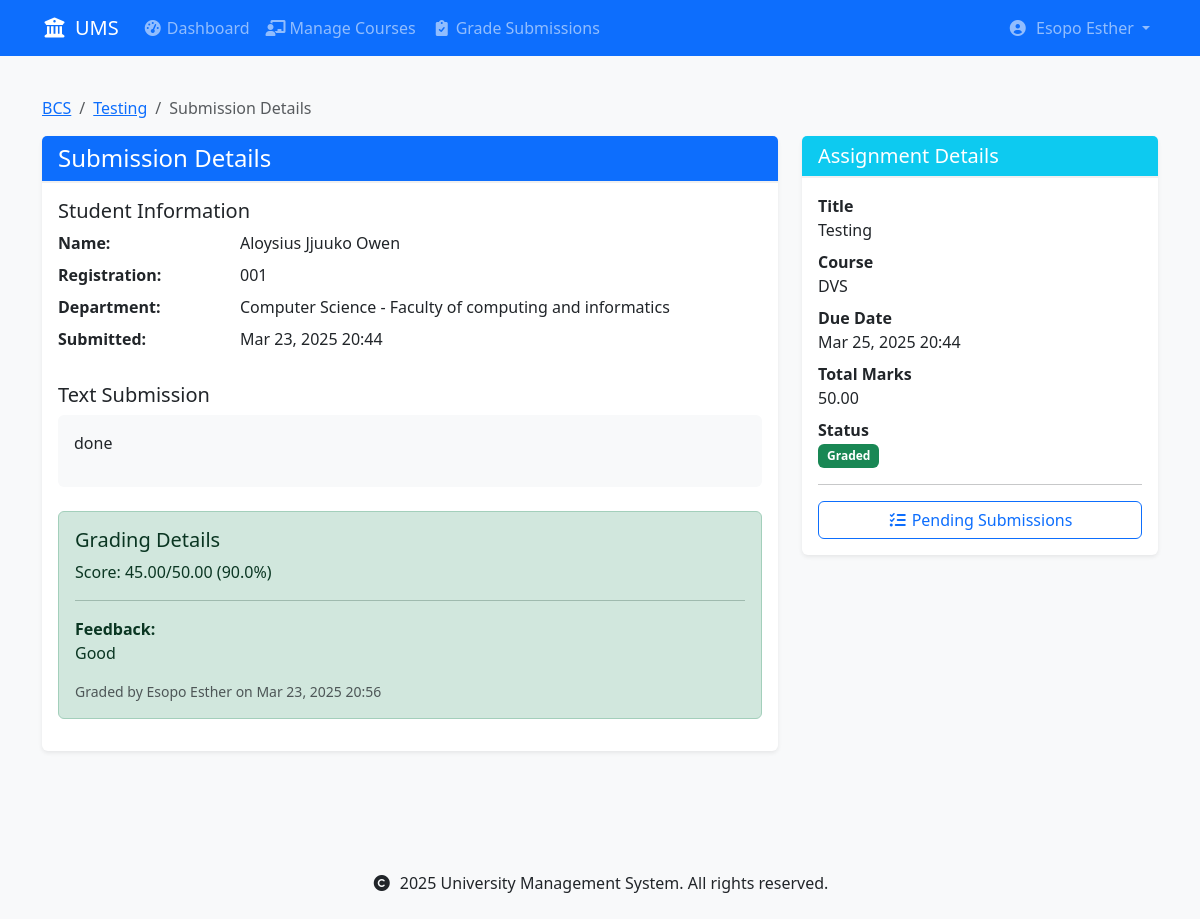
The page /assignments/submission/3/ (signed in) on the database its author committed.
### accounts/models.py (models this page shows, shortened)
class User(AbstractUser):
    USER_TYPE_CHOICES = [
        ('student', 'Student'),
        ('lecturer', 'Lecturer'),
    ]
    user_type = models.CharField(max_length=10, choices=USER_TYPE_CHOICES)
    registration_number = models.CharField(max_length=20, unique=True, null=True, blank=True)
    staff_number = models.CharField(max_length=20, unique=True, null=True, blank=True)
    department = models.ForeignKey('schools.Department', on_delete=models.SET_NULL, null=True)
    class Meta:
        db_table = 'accounts_user'
        verbose_name = 'User'
        verbose_name_plural = 'Users'
    def is_student(self):
        return self.user_type == 'student'
    def is_lecturer(self):
        return self.user_type == 'lecturer'

### assignments/models.py (models this page shows, shortened)
class Submission(models.Model):
    assignment = models.ForeignKey(
        Assignment,
        on_delete=models.CASCADE,
        related_name='submissions'
    )
    student = models.ForeignKey(
        settings.AUTH_USER_MODEL,
        on_delete=models.CASCADE,
        related_name='submissions',
        limit_choices_to={'user_type': 'student'}
    )
    content = models.TextField(
        help_text="Your response to the assignment",
        blank=True
    )
    file = models.FileField(
        upload_to=submission_file_path,
        null=True,
        blank=True,
        help_text="Upload your assignment file (PDF format only)",
    )
    submitted_at = models.DateTimeField(auto_now_add=True)
    marks = models.DecimalField(
        max_digits=5,
        decimal_places=2,
        null=True,
        blank=True,
        validators=[MinValueValidator(0)]
    )
    feedback = models.TextField(blank=True)
    graded_by = models.ForeignKey(
        settings.AUTH_USER_MODEL,
        on_delete=models.SET_NULL,
        null=True,
        blank=True,
        related_name='graded_submissions',
        limit_choices_to={'user_type': 'lecturer'}
    )
    graded_at = models.DateTimeField(null=True, blank=True)
    class Meta:
        unique_together = ['assignment', 'student']
        ordering = ['-submitted_at']
    def is_late(self):
        return self.submitted_at > self.assignment.due_date

class Assignment(models.Model):
    title = models.CharField(max_length=200)
    course = models.ForeignKey(
        'courses.Course',
        on_delete=models.CASCADE,
        related_name='assignments'
    )
    description = models.TextField()
    due_date = models.DateTimeField()
    total_marks = models.DecimalField(
        max_digits=5,
        decimal_places=2,
        validators=[MinValueValidator(0)]
    )
    created_at = models.DateTimeField(auto_now_add=True)
    created_by = models.ForeignKey(
        settings.AUTH_USER_MODEL,
        on_delete=models.CASCADE,
        related_name='created_assignments'
    )
    class Meta:
        ordering = ['-due_date']

### courses/models.py (models this page shows, shortened)
class Course(models.Model):
    code = models.CharField(max_length=10, unique=True)
    name = models.CharField(max_length=100)
    department = models.ForeignKey(
        'schools.Department',
        on_delete=models.CASCADE,
        related_name='courses'
    )
    lecturer = models.ForeignKey(
        settings.AUTH_USER_MODEL,
        on_delete=models.SET_NULL,  # Changed from CASCADE to SET_NULL
        related_name='courses_teaching',
        limit_choices_to={'user_type': 'lecturer'},
        null=True  # Allow null for existing records
    )
    description = models.TextField(blank=True)
    credits = models.PositiveIntegerField(
        validators=[MinValueValidator(1), MaxValueValidator(6)],
        default=3  # Default number of credits
    )
    is_active = models.BooleanField(default=True)
    created_at = models.DateTimeField(auto_now_add=True)
    updated_at = models.DateTimeField(auto_now=True)
    class Meta:
        ordering = ['department', 'code']
        unique_together = ['department', 'code']

### schools/models.py (models this page shows, shortened)
class Department(models.Model):
    name = models.CharField(max_length=100)
    code = models.CharField(max_length=10, unique=True)
    school = models.ForeignKey(School, on_delete=models.CASCADE, related_name='departments')
    description = models.TextField(blank=True)
    required_courses = models.ManyToManyField('courses.Course', related_name='required_by_departments', blank=True)
    created_at = models.DateTimeField(auto_now_add=True)
    updated_at = models.DateTimeField(auto_now=True)
    def __str__(self):
        return f"{self.name} - {self.school.name}"
    class Meta:
        ordering = ['school__name', 'name']
        unique_together = ['school', 'code']  # Ensure unique department codes within each school

class School(models.Model):
    name = models.CharField(max_length=100)
    code = models.CharField(max_length=10, unique=True)
    description = models.TextField(blank=True)
    created_at = models.DateTimeField(auto_now_add=True)
    updated_at = models.DateTimeField(auto_now=True)
    class Meta:
        ordering = ['name']

### assignments/views.py (the view)
# urls.py: path('submission/<int:pk>/', views.submission_detail, name='submission_detail'),
@login_required
def submission_detail(request, pk):
    submission = get_object_or_404(
        Submission.objects.select_related('assignment', 'student', 'assignment__course'),
        pk=pk
    )
    if not (request.user == submission.student or
            request.user == submission.assignment.course.lecturer):
        messages.error(request, 'You do not have permission to view this submission.')
        return redirect('assignments:assignment_list')
    return render(request, 'assignments/submission_detail.html', {
        'submission': submission
    })

### core/templatetags/custom_filters.py (called while the page is built)
@register.filter
def calculate_percentage(value, total):
    try:
        return round((float(value) / float(total)) * 100, 1)
    except (ValueError, ZeroDivisionError, TypeError):
        return 0

### templates/assignments/submission_detail.html (shortened to what this page needs)
{% extends 'base.html' %}
{% load custom_filters %}
{% block content %}
<div class="container">
    <nav aria-label="breadcrumb" class="mt-3">
        <ol class="breadcrumb">
            <li class="breadcrumb-item">
                <a href="{% url 'courses:course_detail' submission.assignment.course.id %}">
                    {{ submission.assignment.course.code }}
                </a>
            </li>
            <li class="breadcrumb-item">
                <a href="{% url 'assignments:assignment_detail' submission.assignment.id %}">
                    {{ submission.assignment.title }}
                </a>
            </li>
            <li class="breadcrumb-item active">Submission Details</li>
        </ol>
    </nav>
    <div class="row">
        <div class="col-lg-8">
            <div class="card mb-4">
                <div class="card-header bg-primary text-white d-flex justify-content-between align-items-center">
                    <h2 class="card-title h4 mb-0">Submission Details</h2>
                </div>
                <div class="card-body">
                    <div class="mb-4">
                        <h5>Student Information</h5>
                        <dl class="row mb-0">
                            <dt class="col-sm-3">Name:</dt>
                            <dd class="col-sm-9">{{ submission.student.get_full_name }}</dd>
                            <dt class="col-sm-3">Registration:</dt>
                            <dd class="col-sm-9">{{ submission.student.registration_number }}</dd>
                            <dt class="col-sm-3">Department:</dt>
                            <dd class="col-sm-9">{{ submission.student.department }}</dd>
                            <dt class="col-sm-3">Submitted:</dt>
                            <dd class="col-sm-9">{{ submission.submitted_at|date:"M d, Y H:i" }}</dd>
                        </dl>
                    </div>
                    {% if submission.content %}
                        <div class="mb-4">
                            <h5>Text Submission</h5>
                            <div class="p-3 bg-light rounded">
                                {{ submission.content|linebreaks }}
                            </div>
                        </div>
                    {% endif %}
                    {% if submission.marks %}
                        <div class="alert alert-success">
                            <h5 class="alert-heading">Grading Details</h5>
                            <p class="mb-1">
                                Score: {{ submission.marks }}/{{ submission.assignment.total_marks }}
                                ({{ submission.marks|calculate_percentage:submission.assignment.total_marks }}%)
                            </p>
                            {% if submission.feedback %}
                                <hr>
                                <p class="mb-0">
                                    <strong>Feedback:</strong><br>
                                    {{ submission.feedback|linebreaks }}
                                </p>
                            {% endif %}
                            <small class="text-muted d-block mt-2">
                                Graded by {{ submission.graded_by.get_full_name }}
                                on {{ submission.graded_at|date:"M d, Y H:i" }}
                            </small>
                        </div>
                    {% endif %}
                </div>
            </div>
        </div>
        <div class="col-lg-4">
            <div class="card">
                <div class="card-header bg-info text-white">
                    <h3 class="card-title h5 mb-0">Assignment Details</h3>
                </div>
                <div class="card-body">
                    <dl class="mb-0">
                        <dt>Title</dt>
                        <dd>{{ submission.assignment.title }}</dd>
                        <dt>Course</dt>
                        <dd>{{ submission.assignment.course.name }}</dd>
                        <dt>Due Date</dt>
                        <dd>{{ submission.assignment.due_date|date:"M d, Y H:i" }}</dd>
                        <dt>Total Marks</dt>
                        <dd>{{ submission.assignment.total_marks }}</dd>
                        <dt>Status</dt>
                        <dd>
                            {% if submission.marks %}
                                <span class="badge bg-success">Graded</span>
                            {% else %}
                                <span class="badge bg-info">Submitted</span>
                            {% endif %}
                        </dd>
                    </dl>
                    <hr>
                    <div class="d-grid gap-2">
                        {% if user == submission.student %}
                            <a href="{% url 'assignments:my_submissions' %}"
                               class="btn btn-outline-primary">
                                <i class="fas fa-list me-1"></i>My Submissions
                            </a>
                        {% elif user.is_lecturer %}
                            <a href="{% url 'assignments:pending_submissions' %}"
                               class="btn btn-outline-primary">
                                <i class="fas fa-tasks me-1"></i>Pending Submissions
                            </a>
                        {% endif %}
                    </div>
                </div>
            </div>
        </div>
    </div>
</div>
{% endblock %}

### templates/base.html (shortened to what this page needs)
{% load static %}
<!DOCTYPE html>
<html lang="en">
<head>
    <link href="https://cdn.jsdelivr.net/npm/bootstrap@5.3.0/dist/css/bootstrap.min.css" rel="stylesheet">
    <link href="https://cdnjs.cloudflare.com/ajax/libs/font-awesome/6.0.0/css/all.min.css" rel="stylesheet">
    <link href="{% static 'css/custom.css' %}" rel="stylesheet">
</head>
<body>
    <nav class="navbar navbar-expand-lg navbar-dark bg-primary">
        <div class="container">
            <a class="navbar-brand" href="{% url 'home' %}">
                <i class="fas fa-university me-2"></i>UMS
            </a>
            <div class="collapse navbar-collapse" id="navbarNav">
                <ul class="navbar-nav me-auto">
                    {% if user.is_authenticated %}
                        {% if user.is_student %}
                            <li class="nav-item">
                                <a class="nav-link" href="{% url 'accounts:student_dashboard' %}">
                                    <i class="fas fa-tachometer-alt me-1"></i>Dashboard
                                </a>
                            </li>
                            <li class="nav-item">
                                <a class="nav-link" href="{% url 'courses:my_courses' %}">
                                    <i class="fas fa-book me-1"></i>My Courses
                                </a>
                            </li>
                            <li class="nav-item">
                                <a class="nav-link" href="{% url 'assignments:assignment_list' %}">
                                    <i class="fas fa-tasks me-1"></i>Assignments
                                </a>
                            </li>
                            <li class="nav-item">
                                <a class="nav-link" href="{% url 'assignments:my_submissions' %}">
                                    <i class="fas fa-file-alt me-1"></i>My Submissions
                                </a>
                            </li>
                        {% elif user.is_lecturer %}
                            <li class="nav-item">
                                <a class="nav-link" href="{% url 'accounts:lecturer_dashboard' %}">
                                    <i class="fas fa-tachometer-alt me-1"></i>Dashboard
                                </a>
                            </li>
                            <li class="nav-item">
                                <a class="nav-link" href="{% url 'courses:teaching_courses' %}">
                                    <i class="fas fa-chalkboard-teacher me-1"></i>Manage Courses
                                </a>
                            </li>
                            <li class="nav-item">
                                <a class="nav-link" href="{% url 'assignments:pending_submissions' %}">
                                    <i class="fas fa-clipboard-check me-1"></i>Grade Submissions
                                </a>
                            </li>
                        {% endif %}
                    {% endif %}
                </ul>
                <ul class="navbar-nav">
                    {% if user.is_authenticated %}
                        <li class="nav-item dropdown">
                            <a class="nav-link dropdown-toggle" href="#" id="userDropdown" role="button"
                               data-bs-toggle="dropdown" aria-expanded="false">
                                <i class="fas fa-user-circle me-1"></i>
                                {{ user.get_full_name|default:user.username }}
                            </a>
                        </li>
                    {% endif %}
                </ul>
            </div>
        </div>
    </nav>
    <main class="py-4">
        {% block content %}
        {% endblock %}
    </main>
    <footer class="bg-light py-4 mt-5">
        <div class="container text-center">
            <p class="mb-0">
                <i class="fas fa-copyright me-1"></i>
                {% now "Y" %} University Management System. All rights reserved.
            </p>
        </div>
    </footer>
</body>
</html>

### static/css/custom.css (style rules this page uses)
body { background-color: #f8f9fa; }
.card { border: none; box-shadow: 0 0.125rem 0.25rem rgba(0, 0, 0, 0.075); transition: transform 0.2s; }
.card-header { background-color: #fff; border-bottom: 2px solid #f0f0f0; }
.badge { padding: 0.5em 0.75em; }
.badge.bg-success { background-color: #198754 !important; }
.fas { width: 1.25em; text-align: center; }

### rows shown on the page
User: get_full_name "Esopo Esther"
Submission: assignment.course.code "BCS", assignment "Testing", student.get_full_name "Aloysius Jjuuko Owen", student.registration_number "001", student.department "Computer Science - Faculty of computing and informatics", submitted_at "Mar 23, 2025 20:44", content "done", marks "45.00", assignment.total_marks "50.00", marks|calculate_percentage "90.0", feedback "Good", graded_by.get_full_name "Esopo Esther", graded_at "Mar 23, 2025 20:56", assignment.course.name "DVS", assignment.due_date "Mar 25, 2025 20:44"
